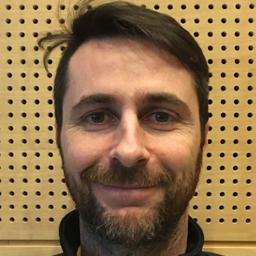
#> input picture 2020/L14/damiano.jpg, 256 x 256 px
$ jupyter execute --allow-errors ICA_incomplete.ipynb   (shell and % lines are left out)
#> lines starting #> are read from the running program, lines starting #| are printed output that depends on the picture
[cell 1]
import cv2
import matplotlib.pyplot as plt
import numpy as np

[cell 2]
im1='4.jpg'
im2='5.jpg'
im2='ghasemi.jpg'
im1='damiano.jpg'
#im2='frank.jpg'

[cell 3]
# Function to show two images
def showTwoIm(im1, im2):
    plt.figure(figsize=(28, 14))
    plt.subplot(1,2,1)
    plt.imshow(im1,cmap='gray')
    plt.axis('off')
    plt.subplot(1,2,2)
    plt.imshow(im2,cmap='gray')
    plt.axis('off')
    plt.show()

[cell 4]
# Original images
S1 = cv2.imread(im1,0)
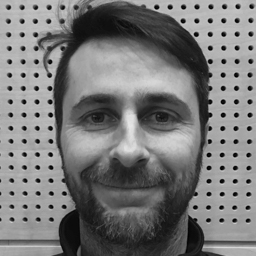
#> S1: shape (256, 256); min 0, max 230, mean 121
S2 = cv2.imread(im2,0)
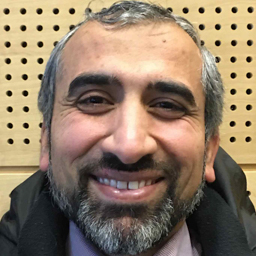
#> input picture 2020/L14/ghasemi.jpg, 256 x 256 px
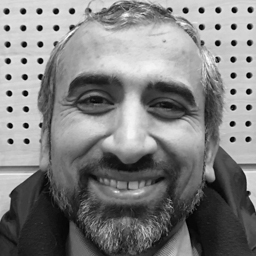
#> S2: shape (256, 256); min 0, max 255, mean 128.4
showTwoIm(S1, S2)
#> in showTwoIm, `plt.show()`:
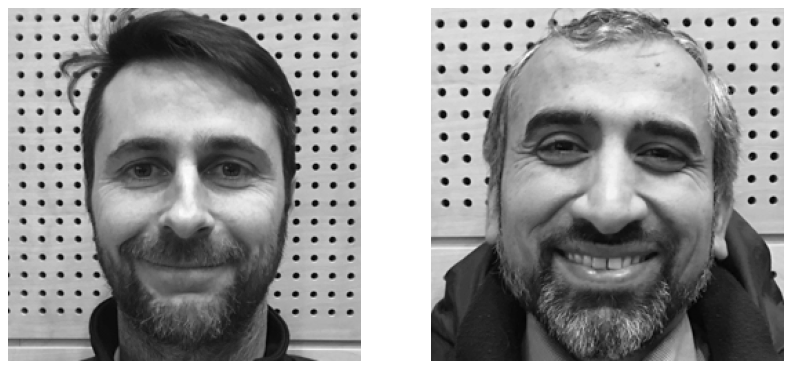
#> figure drawn by matplotlib, 2 panels

# Plot the scatter plot

[cell 5]
# Flatten the 2D S1 and S2 matrix into vectors and plot against each other

# Mix the two images to create two mixed images

[cell 6]
# Mixing them
w = np.array([[0.6, 0.4], [0.4, 0.6]])

X1 = w[0,0]*S1 + w[0,1]*S2
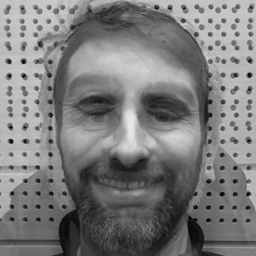
#> X1: shape (256, 256) float64; min 4, max 234.2, mean 124
X2 = w[1,0]*S1 + w[1,1]*S2
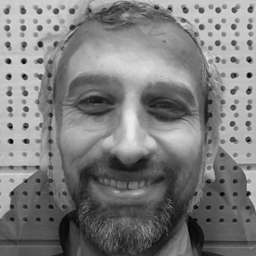
#> X2: shape (256, 256) float64; min 3.8, max 236.8, mean 125.5

showTwoIm(X1, X2)

# Plot the scatter plot

[cell 7]
# Flatten the 2D X1 and X2 matrix into vectors and plot against each other

# Start the process to separate the images

### Step 1: Rotation of the parallelogram
Finding the angle with maximal variance

Variance at an arbitrary angle of orientation:
$$Var(\theta)=\sum_{j=1}^{N}\left\{ [x_1(j) \quad x_2(j)] \begin{bmatrix}
cos \theta  \\
sin \theta \end{bmatrix} \right\}^2 $$
Differentiating with respect to $\theta$
$$ d\frac{Var(\theta)}{d \theta}=\sum_{j=1}^{N}[x_2^2(j)-x_1^2(j)]sin(2\theta)+2x_1(j)x_2(j)cos(2\theta)$$
Setting $ d\frac{Var(\theta)}{d \theta}=0$
$$\theta_o =\frac{1}{2}tan^{-1}\left [  \frac{-2\sum_{j=1}^{N}x_1(j)x_2(j)}{\sum_{j=1}^{N}[x_2^2(j)-x_1^2(j)]}  \right]$$

[cell 8]
# make it a vector and center data around mean
M, N = X1.shape
#> M = 256; N = 256
x1 = X1.reshape(M*N, 1)
x2 = X2.reshape(M*N, 1)

x1v = x1 - np.mean(x1)
x2v = x2 - np.mean(x2)

#theta0 = FILL
